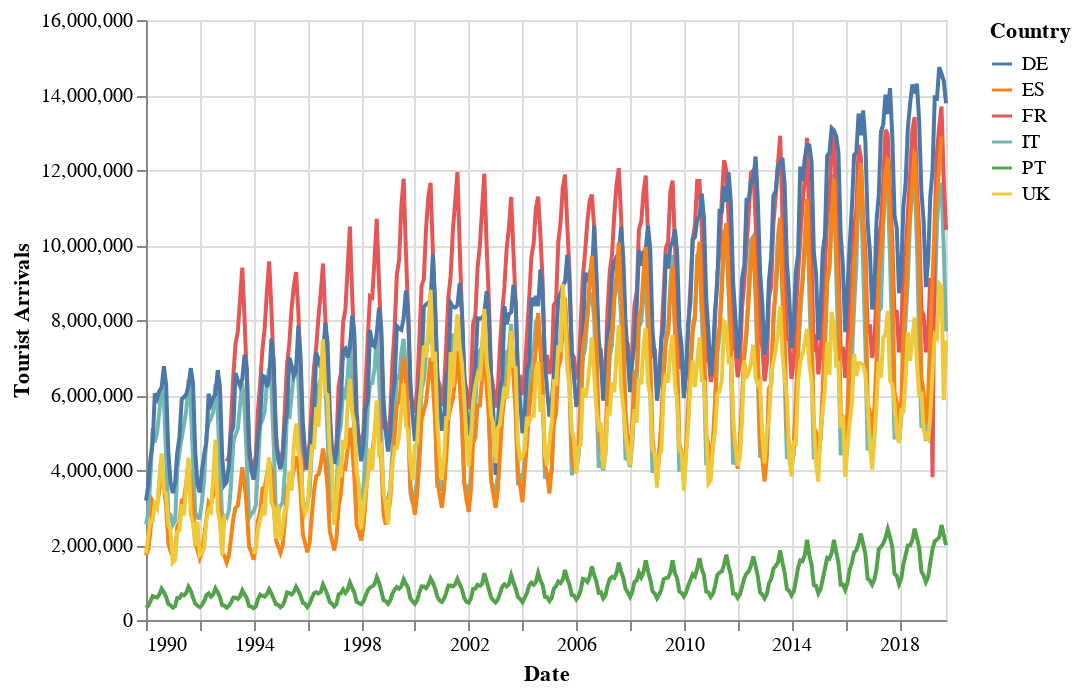

The cell this chart's notebook holds for it:
### Code cell
import altair as alt

chart = alt.Chart(df2).mark_line().encode(
    x = 'Date:T',
    y = 'Tourist Arrivals:Q',
    color=alt.Color('Country:N')
)

chart # alternatively, use chart.save('chart.html')

### Figure 1 — Vega-Lite specification as saved in the notebook (floating-point values rounded to 4 significant figures; data arrays with more than 128 entries replaced by an {"elided": "..."} marker saying what was removed)
{"config": {"view": {"continuousWidth": 400, "continuousHeight": 300}}, "data": {"name": "data-84cba1df69482840b90de0d29291af1f"}, "mark": "line", "encoding": {"color": {"field": "Country", "type": "nominal"}, "x": {"field": "Date", "type": "temporal"}, "y": {"field": "Tourist Arrivals", "type": "quantitative"}}, "$schema": "https://vega.github.io/schema/vega-lite/v4.17.0.json", "datasets": {"data-84cba1df69482840b90de0d29291af1f": {"elided": "2148 records"}}}
